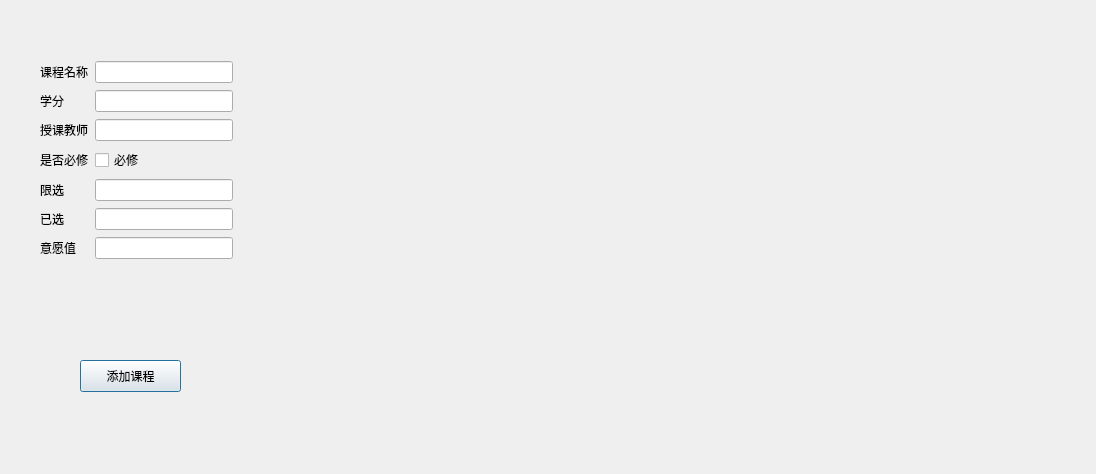
<?xml version="1.0" encoding="UTF-8"?>
<ui version="4.0">
 <class>modifyCourses</class>
 <widget class="QDialog" name="modifyCourses">
  <property name="geometry">
   <rect>
    <x>0</x>
    <y>0</y>
    <width>1096</width>
    <height>474</height>
   </rect>
  </property>
  <property name="windowTitle">
   <string>Dialog</string>
  </property>
  <widget class="QWidget" name="gridLayoutWidget">
   <property name="geometry">
    <rect>
     <x>40</x>
     <y>60</y>
     <width>193</width>
     <height>204</height>
    </rect>
   </property>
   <layout class="QGridLayout" name="basicInfo">
    <item row="5" column="1">
     <widget class="QLineEdit" name="nowSeleted"/>
    </item>
    <item row="3" column="1">
     <widget class="QCheckBox" name="ifMust">
      <property name="text">
       <string>必修</string>
      </property>
     </widget>
    </item>
    <item row="2" column="0">
     <widget class="QLabel" name="label_3">
      <property name="text">
       <string>授课教师</string>
      </property>
     </widget>
    </item>
    <item row="4" column="1">
     <widget class="QLineEdit" name="limit"/>
    </item>
    <item row="3" column="0">
     <widget class="QLabel" name="label_4">
      <property name="text">
       <string>是否必修</string>
      </property>
     </widget>
    </item>
    <item row="0" column="0">
     <widget class="QLabel" name="label_2">
      <property name="text">
       <string>课程名称</string>
      </property>
     </widget>
    </item>
    <item row="1" column="0">
     <widget class="QLabel" name="label">
      <property name="text">
       <string>学分</string>
      </property>
     </widget>
    </item>
    <item row="4" column="0">
     <widget class="QLabel" name="label_5">
      <property name="text">
       <string>限选</string>
      </property>
     </widget>
    </item>
    <item row="2" column="1">
     <widget class="QLineEdit" name="teacherName"/>
    </item>
    <item row="0" column="1">
     <widget class="QLineEdit" name="courseName"/>
    </item>
    <item row="5" column="0">
     <widget class="QLabel" name="label_6">
      <property name="text">
       <string>已选</string>
      </property>
     </widget>
    </item>
    <item row="1" column="1">
     <widget class="QLineEdit" name="coursePoint"/>
    </item>
    <item row="6" column="0">
     <widget class="QLabel" name="label_7">
      <property name="text">
       <string>意愿值</string>
      </property>
     </widget>
    </item>
    <item row="6" column="1">
     <widget class="QLineEdit" name="intension"/>
    </item>
   </layout>
  </widget>
  <widget class="QPushButton" name="confirmButton">
   <property name="geometry">
    <rect>
     <x>80</x>
     <y>360</y>
     <width>101</width>
     <height>32</height>
    </rect>
   </property>
   <property name="text">
    <string>添加课程</string>
   </property>
  </widget>
 </widget>
 <resources/>
 <connections/>
</ui>
